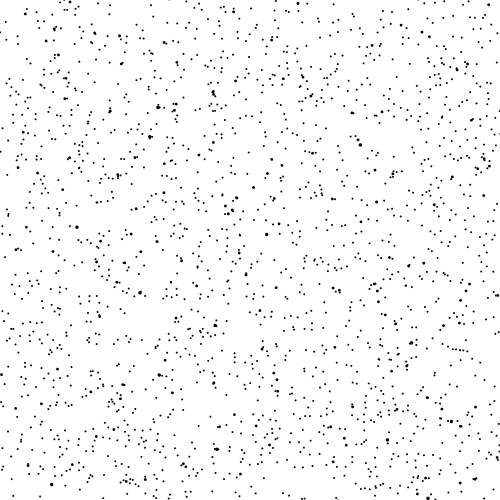
Frame 1 (no input)
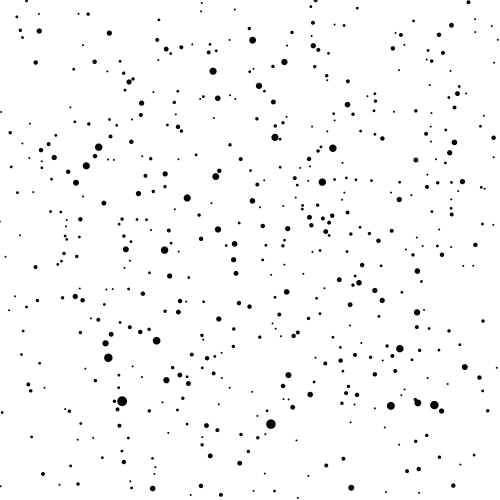
Frame 60 (the mouse pressed at the canvas centre just before this capture)
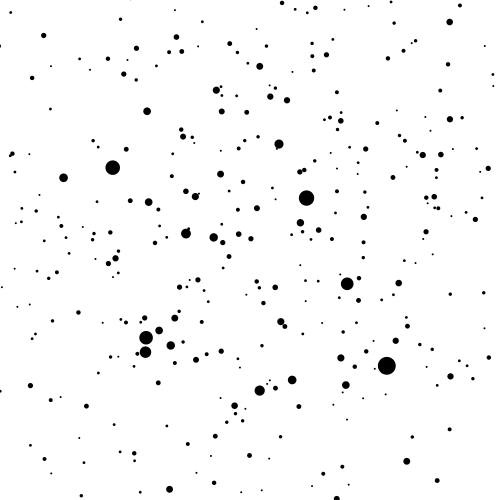
Frame 120 (the mouse held since frame 60 and released just before this capture)

The Processing sketch that drew these frames (run headless with seeded random() and noise(); from frame 60 on, the mouse is pressed at the canvas centre):

// Processing sketch: Merge_by_Gravity
// ── Merge_by_Gravity.pde
float G = 0.0001;//this value is not real value, it's determined for easy simulation
float drag = 0.01;//to collide easily
float startR = 2;//5
float initVel = 3;//20
float starDens = 1;//star density
ArrayList<Star> stars = new ArrayList<Star>();
int starN = 2000;//number of stars
float centerAttr = 0.001;//center attract

void setup(){
  size(500, 500);
  //fullScreen();
  for(int i=0; i<starN; i++){
    stars.add(new Star());
  }
}

void draw(){
  background(255);
  //fill(255, 10);rect(0, 0, width, height);
  fill(0);noStroke();
  for(Star star : stars){
    star.update(stars);
    star.show();
  }
}

// ── Star.pde
class Star{
  PVector pos, vel;
  float r, mass;
  boolean broken;
  
  Star(){
    pos = new PVector(random(width), random(height));
    vel = new PVector(random(-initVel, initVel), random(-initVel, initVel));
    r = startR;
    mass = r*r*PI*starDens;
  }
  
  void update(ArrayList<Star> others){
    if(broken)return;
    for(Star other : others){
      if(other != this && !other.broken){
        PVector diff = PVector.sub(other.pos, pos);
        float sqrDst = diff.x*diff.x + diff.y*diff.y;
        float f = G*other.mass*mass/(sqrDst);
        if(r>=other.r && sqrDst < ((r+other.r)/2)*((r+other.r)/2)){//when collide update mass and velocity
          vel = PVector.mult(vel, mass).add(PVector.mult(other.vel, other.mass)).div(mass+other.mass);
          r = sqrt(r*r+other.r*other.r);
          other.broken = true;
          mass = r*r*PI*starDens;
        }
        vel.add(diff.setMag(f));
      }
    }
    pos = PVector.lerp(pos, new PVector(width/2, height/2), centerAttr);
    pos.add(vel);
    vel.mult(1-drag);
  }
    
  void show(){
    if(!broken)ellipse(pos.x, pos.y, r, r);
  }
}
